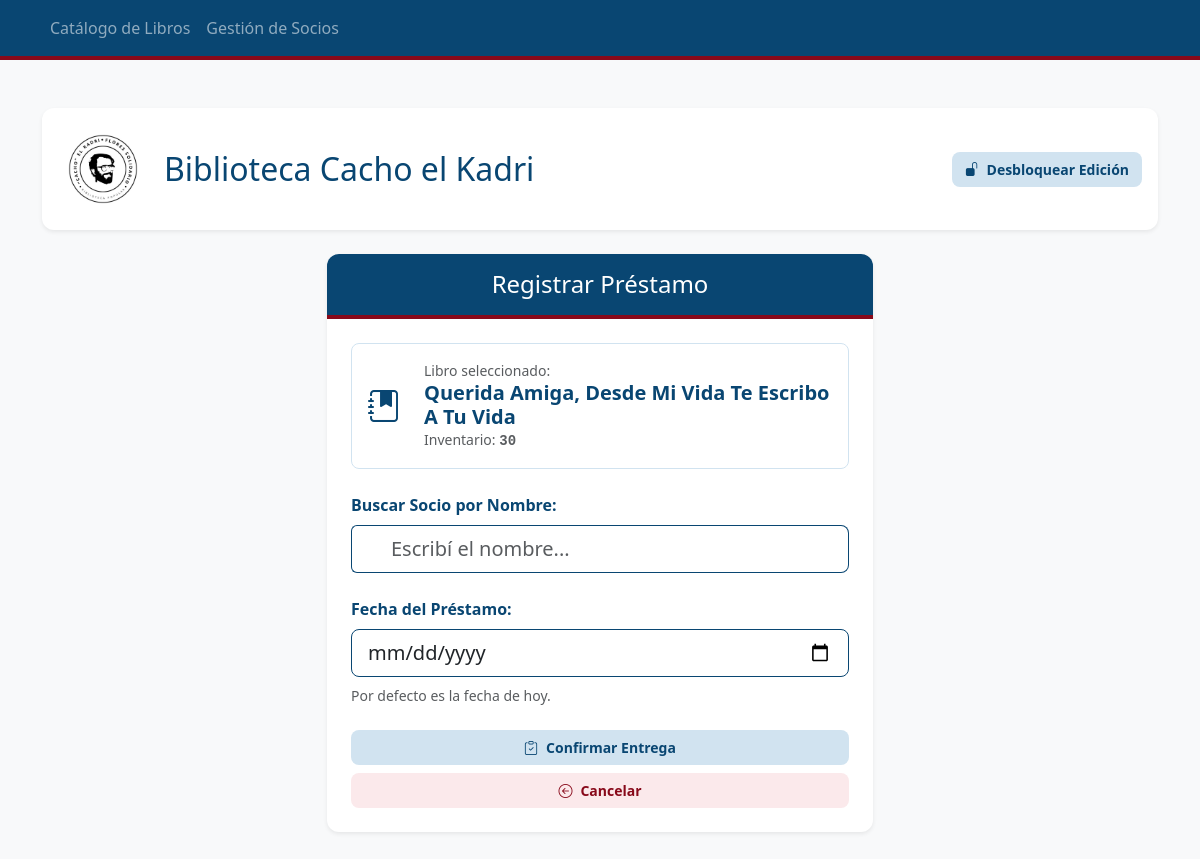
The page /prestar/30 on the database as committed earlier.
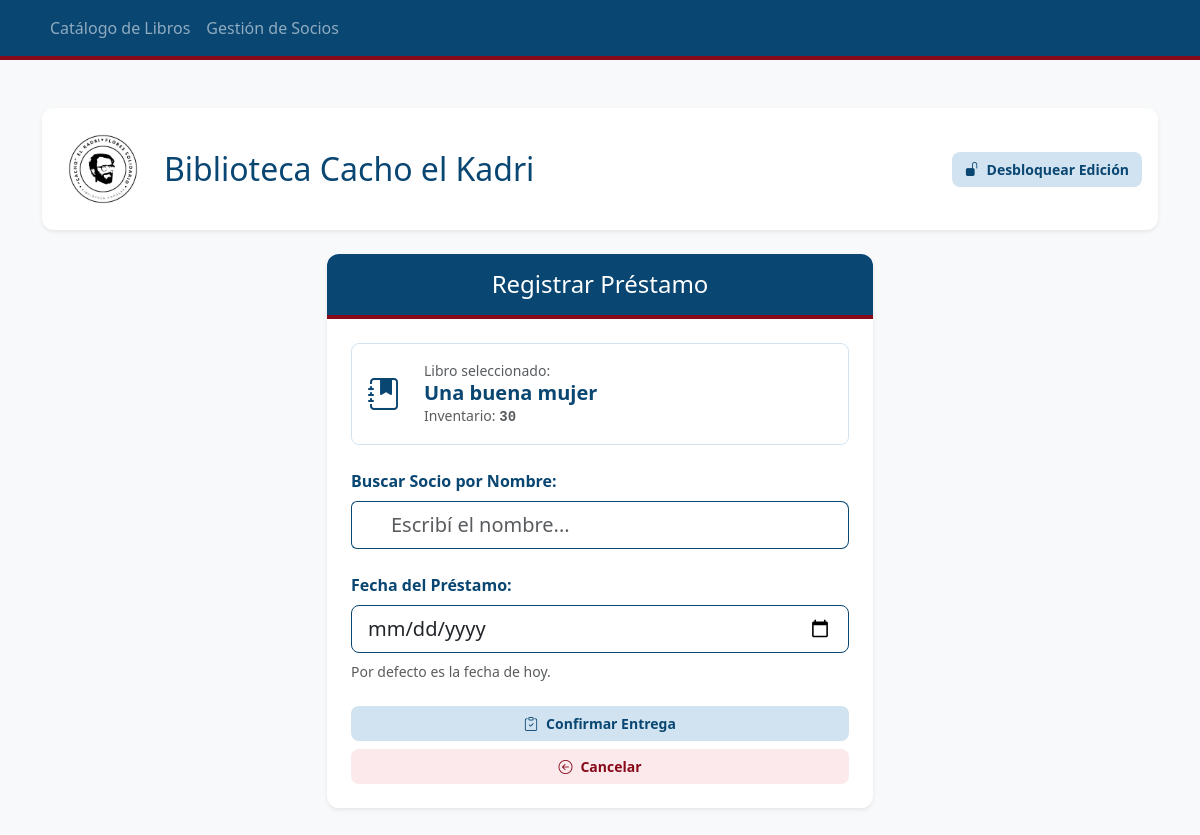
The same page on the database as committed later.
### tables this page shows
CREATE TABLE Obras (
            mfn INTEGER PRIMARY KEY AUTOINCREMENT,
            titulo TEXT NOT NULL,
            autor TEXT NOT NULL,
            editorial TEXT,
            anio TEXT
        );

### app.py (the view)
@app.route('/prestar/<int:nro_inventario>')
def formulario_prestamo(nro_inventario):
    conexion = sqlite3.connect("biblioteca.db")
    cursor = conexion.cursor()
    cursor.execute("SELECT o.titulo, e.nro_inventario FROM Ejemplares e JOIN Obras o ON e.mfn_vinculado = o.mfn WHERE e.nro_inventario = ?", (nro_inventario,))
    libro = cursor.fetchone()
    cursor.execute("SELECT id_socio, nombre_completo FROM Socios ORDER BY nombre_completo ASC")
    socios = cursor.fetchall()
    conexion.close()
    return render_template('prestar.html', libro=libro, socios=socios)

### templates/prestar.html (shortened to what this page needs)
{% extends 'layout.html' %}
{% block content %}
<div class="row justify-content-center mb-5">
    <div class="col-md-8 col-lg-6">
        <div class="card shadow-sm border-0" style="border-radius: 12px; overflow: hidden;">
            <div class="card-header text-white text-center py-3" style="background-color: #094672; border-bottom: 4px solid #88091a;">
                <h4 class="mb-0 font-weight-bold">Registrar Préstamo</h4>
            </div>
            <div class="card-body p-4">
                <div class="mb-4 p-3 bg-white border rounded-3" style="border-color: #d1e3f0 !important;">
                    <div class="row align-items-center">
                        <div class="col-auto">
                            <i class="bi bi-journal-bookmark-fill" style="font-size: 2rem; color: #094672;"></i>
                        </div>
                        <div class="col">
                            <p class="mb-0 small text-muted">Libro seleccionado:</p>
                            <h5 class="mb-0" style="color: #094672; font-weight: bold;">{{ libro[0] }}</h5>
                            <p class="mb-0 text-muted small">Inventario: <span style="font-family: monospace; font-weight: bold;">{{ libro[1] }}</span></p>
                        </div>
                    </div>
                </div>
                <form action="/registrar_prestamo" method="POST">
                    <div class="mb-4">
                        <label class="form-label fw-bold" style="color: #094672;">Buscar Socio por Nombre:</label>
                        <div class="input-group">
                            <span class="input-group-text bg-white" style="border: 1px solid #094672; border-right: none;">
                            </span>
                            <input class="form-control form-control-lg" list="lista-socios" id="socio-buscador" placeholder="Escribí el nombre..." required style="border: 1px solid #094672; border-left: none; border-radius: 0 8px 8px 0;">
                        </div>
                    </div>
                    <div class="mb-4">
                        <label class="form-label fw-bold" style="color: #094672;">Fecha del Préstamo:</label>
                        <input type="date" name="fecha_prestamo" class="form-control form-control-lg" value="{{ hoy_iso }}" style="border: 1px solid #094672; border-radius: 8px;">
                        <small class="text-muted mt-2 d-block">Por defecto es la fecha de hoy.</small>
                    </div>
                    <div class="d-grid gap-2">
                        <button type="submit" class="btn btn-success btn-lg py-2">
                            <i class="bi bi-clipboard-check me-2"></i>Confirmar Entrega
                        </button>
                        <a href="/" class="btn btn-primary btn-lg py-2">
                            <i class="bi bi-arrow-left-circle me-2"></i>Cancelar
                        </a>
                    </div>
                </form>
            </div>
        </div>
    </div>
</div>
{% endblock %}

Rows that differ between the two databases and show on the page:
removed Obras: titulo "Querida Amiga, Desde Mi Vida Te Escribo A Tu Vida"
added Obras: titulo "Una buena mujer"
